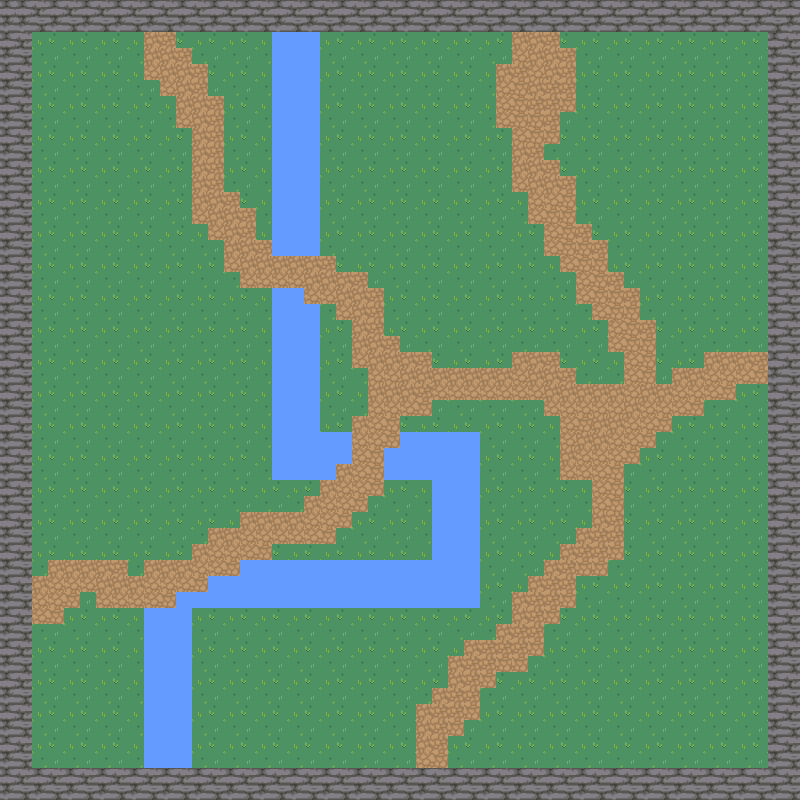

Tiled map render using the project's own tile images. Description and the map definition, with tile-layer contents summarised, below:
An orthogonal 50x50 tile map with 16x16 px tiles, 4 tile layers (Background, Walls, Water, Road) and 6 objects (player).

<map version="1.5" tiledversion="1.7.2" orientation="orthogonal" renderorder="right-down" width="50" height="50" tilewidth="16" tileheight="16" infinite="0" nextlayerid="6" nextobjectid="10">
 <tileset firstgid="1" name="Nature Spring" tilewidth="16" tileheight="16" tilecount="720" columns="40">
  <image source="TileSets/RPG Nature Tileset.png" width="641" height="288" />
 </tileset>
 <layer id="1" name="Background" width="50" height="50">
  <data>[2500 cells, 2500 non-empty, 4 distinct tile ids]</data>
 </layer>
 <layer id="2" name="Walls" width="50" height="50">
  <data>[2500 cells, 384 non-empty, 4 distinct tile ids]</data>
 </layer>
 <layer id="3" name="Water" width="50" height="50">
  <data>[2500 cells, 554 non-empty, 8 distinct tile ids]</data>
 </layer>
 <layer id="4" name="Road" width="50" height="50">
  <data>[2500 cells, 0 non-empty, 0 distinct tile ids]</data>
 </layer>
 <objectgroup id="5" name="Object">
  <object id="1" name="player" x="595.556" y="422.222">
   <point />
  </object>
  <object id="2" x="508.889" y="-102.222">
   <point />
  </object>
  <object id="4" x="193.333" y="115.556">
   <point />
  </object>
  <object id="5" x="444.444" y="742.222">
   <point />
  </object>
  <object id="6" x="540" y="88.8889">
   <point />
  </object>
  <object id="7" x="80" y="584.444">
   <point />
  </object>
 </objectgroup>
</map>
